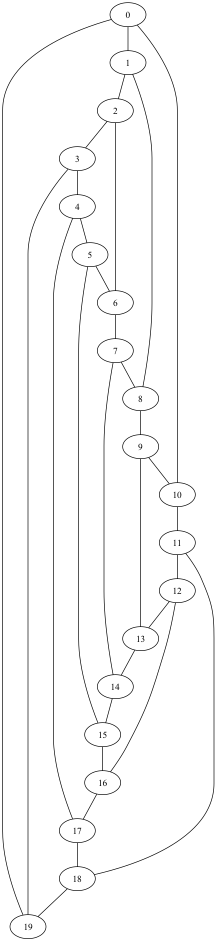
#> input picture Lab1-NetworkSci-PSN/data/file_dot.png, 433 x 1883 px, found by its file name (shown at 1/2 size)
$ jupyter execute --allow-errors 01-networkx-tutorial.ipynb   (shell and % lines are left out)
#> lines starting #> are read from the running program, lines starting #| are printed output that depends on the picture
**Lab1:  01-networkx-tutorial.ipynb**   ( ELMED219 / BMED365 )

[](https://colab.research.google.com/github/MMIV-ML/ELMED219-2025/blob/main/Lab1-NetworkSci-PSN/notebooks/01-networkx-tutorial.ipynb)

Last updated: 2025-01-05,  A. Lundervold

Using the `elemd219-2025`conda environment

This guide, modified from the official [NetworkX](https://github.com/networkx/networkx) [tutorial](https://networkx.org/documentation/latest/tutorial.html) ([LICENSE.txt](https://github.com/networkx/networkx/blob/main/LICENSE.txt)), can help you start working with NetworkX and graphs in Python. It assumes that you have a basic knowledge of Python and graphs. If you are new to Python, you may want to check out the [Python tutorial](https://docs.python.org/3/tutorial/index.html) first.

### Check if Colab

[cell 1]
# This is a quick check of whether the notebook is currently running on Google Colaboratory
# as that makes some difference for the code below.
# We'll do this in every notebook of the course.

try:
    import google.colab
    # If this statement executes without error, you're in a Colab environment.
    is_colab = True
    print("Running in Google Colab.")
except ImportError:
    # An ImportError means you're not in a Colab environment.
    is_colab = False
    print("Not running in Google Colab.")

[cell 2]
import networkx as nx
print(f'networkx: {nx.__version__}')

## Tutorial

This guide, modified from the official [NetworkX](https://github.com/networkx/networkx) [tutorial](https://networkx.org/documentation/latest/tutorial.html) ([LICENSE.txt](https://github.com/networkx/networkx/blob/main/LICENSE.txt)), can help you start working with NetworkX

### Creating a graph

Create an empty graph with no nodes and no edges.

[cell 3]
G = nx.Graph()

By definition, a `Graph` is a collection of nodes (vertices) along with
identified pairs of nodes (called edges, links, etc).  In NetworkX, nodes can
be any [hashable](https://docs.python.org/3/glossary.html#term-hashable) object e.g., a text string, an image, an XML object,
another Graph, a customized node object, etc.

# Nodes

The graph `G` can be grown in several ways.  NetworkX includes many
graph generator functions and
facilities to read and write graphs in many formats.
To get started though we’ll look at simple manipulations.  You can add one node
at a time,

[cell 4]
G.add_node(1)

or add nodes from any [iterable](https://docs.python.org/3/glossary.html#term-iterable) container, such as a list

[cell 5]
G.add_nodes_from([2, 3])

You can also add nodes along with node
attributes if your container yields 2-tuples of the form
`(node, node_attribute_dict)`:

```
>>> G.add_nodes_from([
...     (4, {"color": "red"}),
...     (5, {"color": "green"}),
... ])
```

Node attributes are discussed further below.

Nodes from one graph can be incorporated into another:

[cell 6]
H = nx.path_graph(10)
G.add_nodes_from(H)

`G` now contains the nodes of `H` as nodes of `G`.
In contrast, you could use the graph `H` as a node in `G`.

[cell 7]
G.add_node(H)

The graph `G` now contains `H` as a node.  This flexibility is very powerful as
it allows graphs of graphs, graphs of files, graphs of functions and much more.
It is worth thinking about how to structure your application so that the nodes
are useful entities.  Of course you can always use a unique identifier in `G`
and have a separate dictionary keyed by identifier to the node information if
you prefer.

# Edges

`G` can also be grown by adding one edge at a time,

[cell 8]
G.add_edge(1, 2)
e = (2, 3)
G.add_edge(*e)  # unpack edge tuple*

by adding a list of edges,

[cell 9]
G.add_edges_from([(1, 2), (1, 3)])

or by adding any ebunch of edges.  An *ebunch* is any iterable
container of edge-tuples.  An edge-tuple can be a 2-tuple of nodes or a 3-tuple
with 2 nodes followed by an edge attribute dictionary, e.g.,
`(2, 3, {'weight': 3.1415})`.  Edge attributes are discussed further
below.

[cell 10]
G.add_edges_from(H.edges)

There are no complaints when adding existing nodes or edges. For example,
after removing all nodes and edges,

[cell 11]
G.clear()

we add new nodes/edges and NetworkX quietly ignores any that are
already present.

[cell 12]
G.add_edges_from([(1, 2), (1, 3)])
G.add_node(1)
G.add_edge(1, 2)
G.add_node("spam")        # adds node "spam"
G.add_nodes_from("spam")  # adds 4 nodes: 's', 'p', 'a', 'm'
G.add_edge(3, 'm')

At this stage the graph `G` consists of 8 nodes and 3 edges, as can be seen by:

[cell 13]
G.number_of_nodes()
G.number_of_edges()

[cell 14]
DG = nx.DiGraph()
DG.add_edge(2, 1)   # adds the nodes in order 2, 1
DG.add_edge(1, 3)
DG.add_edge(2, 4)
DG.add_edge(1, 2)
assert list(DG.successors(2)) == [1, 4]
assert list(DG.edges) == [(2, 1), (2, 4), (1, 3), (1, 2)]

# Examining elements of a graph

We can examine the nodes and edges. Four basic graph properties facilitate
reporting: `G.nodes`, `G.edges`, `G.adj` and `G.degree`.  These
are set-like views of the nodes, edges, neighbors (adjacencies), and degrees
of nodes in a graph. They offer a continually updated read-only view into
the graph structure. They are also dict-like in that you can look up node
and edge data attributes via the views and iterate with data attributes
using methods `.items()`, `.data()`.
If you want a specific container type instead of a view, you can specify one.
Here we use lists, though sets, dicts, tuples and other containers may be
better in other contexts.

[cell 15]
list(G.nodes)
list(G.edges)
list(G.adj[1])  # or list(G.neighbors(1))
G.degree[1]  # the number of edges incident to 1

One can specify to report the edges and degree from a subset of all nodes
using an nbunch. An *nbunch* is any of: `None` (meaning all nodes),
a node, or an iterable container of nodes that is not itself a node in the
graph.

[cell 16]
G.edges([2, 'm'])
G.degree([2, 3])

# Removing elements from a graph

One can remove nodes and edges from the graph in a similar fashion to adding.
Use methods
`Graph.remove_node()`,
`Graph.remove_nodes_from()`,
`Graph.remove_edge()`
and
`Graph.remove_edges_from()`, e.g.

[cell 17]
G.remove_node(2)
G.remove_nodes_from("spam")
list(G.nodes)
G.remove_edge(1, 3)

# Using the graph constructors

Graph objects do not have to be built up incrementally - data specifying
graph structure can be passed directly to the constructors of the various
graph classes.
When creating a graph structure by instantiating one of the graph
classes you can specify data in several formats.

[cell 18]
G.add_edge(1, 2)
H = nx.DiGraph(G)  # create a DiGraph using the connections from G
list(H.edges())
edgelist = [(0, 1), (1, 2), (2, 3)]
H = nx.Graph(edgelist)  # create a graph from an edge list
list(H.edges())
adjacency_dict = {0: (1, 2), 1: (0, 2), 2: (0, 1)}
H = nx.Graph(adjacency_dict)  # create a Graph dict mapping nodes to nbrs
list(H.edges())

# What to use as nodes and edges

You might notice that nodes and edges are not specified as NetworkX
objects.  This leaves you free to use meaningful items as nodes and
edges. The most common choices are numbers or strings, but a node can
be any hashable object (except `None`), and an edge can be associated
with any object `x` using `G.add_edge(n1, n2, object=x)`.

As an example, `n1` and `n2` could be protein objects from the RCSB Protein
Data Bank, and `x` could refer to an XML record of publications detailing
experimental observations of their interaction.

We have found this power quite useful, but its abuse
can lead to surprising behavior unless one is familiar with Python.
If in doubt, consider using `convert_node_labels_to_integers()` to obtain
a more traditional graph with integer labels.

# Accessing edges and neighbors

In addition to the views `Graph.edges`, and `Graph.adj`,
access to edges and neighbors is possible using subscript notation.

[cell 19]
G = nx.Graph([(1, 2, {"color": "yellow"})])
G[1]  # same as G.adj[1]
G[1][2]
G.edges[1, 2]

You can get/set the attributes of an edge using subscript notation
if the edge already exists.

[cell 20]
G.add_edge(1, 3)
G[1][3]['color'] = "blue"
G.edges[1, 2]['color'] = "red"
G.edges[1, 2]

Fast examination of all (node, adjacency) pairs is achieved using
`G.adjacency()`, or `G.adj.items()`.
Note that for undirected graphs, adjacency iteration sees each edge twice.

[cell 21]
FG = nx.Graph()
FG.add_weighted_edges_from([(1, 2, 0.125), (1, 3, 0.75), (2, 4, 1.2), (3, 4, 0.375)])
for n, nbrs in FG.adj.items():
   for nbr, eattr in nbrs.items():
       wt = eattr['weight']
       if wt < 0.5: print(f"({n}, {nbr}, {wt:.3})")

Convenient access to all edges is achieved with the edges property.

[cell 22]
for (u, v, wt) in FG.edges.data('weight'):
    if wt < 0.5:
        print(f"({u}, {v}, {wt:.3})")

# Adding attributes to graphs, nodes, and edges

Attributes such as weights, labels, colors, or whatever Python object you like,
can be attached to graphs, nodes, or edges.

Each graph, node, and edge can hold key/value attribute pairs in an associated
attribute dictionary (the keys must be hashable).  By default these are empty,
but attributes can be added or changed using `add_edge`, `add_node` or direct
manipulation of the attribute dictionaries named `G.graph`, `G.nodes`, and
`G.edges` for a graph `G`.

## Graph attributes

Assign graph attributes when creating a new graph

[cell 23]
G = nx.Graph(day="Friday")
G.graph

Or you can modify attributes later

[cell 24]
G.graph['day'] = "Monday"
G.graph

# Node attributes

Add node attributes using `add_node()`, `add_nodes_from()`, or `G.nodes`

[cell 25]
G.add_node(1, time='5pm')
G.add_nodes_from([3], time='2pm')
G.nodes[1]
G.nodes[1]['room'] = 714
G.nodes.data()

Note that adding a node to `G.nodes` does not add it to the graph, use
`G.add_node()` to add new nodes. Similarly for edges.

# Edge Attributes

Add/change edge attributes using `add_edge()`, `add_edges_from()`,
or subscript notation.

[cell 26]
G.add_edge(1, 2, weight=4.7 )
G.add_edges_from([(3, 4), (4, 5)], color='red')
G.add_edges_from([(1, 2, {'color': 'blue'}), (2, 3, {'weight': 8})])
G[1][2]['weight'] = 4.7
G.edges[3, 4]['weight'] = 4.2

The special attribute `weight` should be numeric as it is used by
algorithms requiring weighted edges.

 Directed graphs

The `DiGraph` class provides additional methods and properties specific
to directed edges, e.g.,
`DiGraph.out_edges`, `DiGraph.in_degree`,
`DiGraph.predecessors`, `DiGraph.successors` etc.
To allow algorithms to work with both classes easily, the directed versions of
`neighbors` is equivalent to
`successors` while `degree` reports the sum
of `in_degree` and `out_degree` even though that may feel inconsistent at times.

[cell 27]
DG = nx.DiGraph()
DG.add_weighted_edges_from([(1, 2, 0.5), (3, 1, 0.75)])
DG.out_degree(1, weight='weight')
DG.degree(1, weight='weight')
list(DG.successors(1))
list(DG.neighbors(1))

Some algorithms work only for directed graphs and others are not well
defined for directed graphs.  Indeed the tendency to lump directed
and undirected graphs together is dangerous.  If you want to treat
a directed graph as undirected for some measurement you should probably
convert it using `Graph.to_undirected()` or with

[cell 28]
H = nx.Graph(G)  # create an undirected graph H from a directed graph G

# Multigraphs

NetworkX provides classes for graphs which allow multiple edges
between any pair of nodes.  The `MultiGraph` and
`MultiDiGraph`
classes allow you to add the same edge twice, possibly with different
edge data.  This can be powerful for some applications, but many
algorithms are not well defined on such graphs.
Where results are well defined,
e.g., `MultiGraph.degree()` we provide the function.  Otherwise you
should convert to a standard graph in a way that makes the measurement
well defined.

[cell 29]
MG = nx.MultiGraph()
MG.add_weighted_edges_from([(1, 2, 0.5), (1, 2, 0.75), (2, 3, 0.5)])
dict(MG.degree(weight='weight'))
GG = nx.Graph()
for n, nbrs in MG.adjacency():
   for nbr, edict in nbrs.items():
       minvalue = min([d['weight'] for d in edict.values()])
       GG.add_edge(n, nbr, weight = minvalue)

nx.shortest_path(GG, 1, 3)

# Graph generators and graph operations

In addition to constructing graphs node-by-node or edge-by-edge, they
can also be generated by

#### 1. Applying classic graph operations, such as:

#### 2. Using a call to one of the classic small graphs, e.g.,

#### 3. Using a (constructive) generator for a classic graph, e.g.,

like so:

[cell 30]
K_5 = nx.complete_graph(5)
K_3_5 = nx.complete_bipartite_graph(3, 5)
barbell = nx.barbell_graph(10, 10)
lollipop = nx.lollipop_graph(10, 20)

#### 4. Using a stochastic graph generator, e.g,

like so:

[cell 31]
er = nx.erdos_renyi_graph(100, 0.15)
ws = nx.watts_strogatz_graph(30, 3, 0.1)
ba = nx.barabasi_albert_graph(100, 5)
red = nx.random_lobster(100, 0.9, 0.9)

####  5. Reading a graph stored in a file using common graph formats

NetworkX supports many popular formats, such as edge lists, adjacency lists,
**GML**, GraphML, LEDA and others.

**GML** (Graph Modelling Language) is a hierarchical ASCII-based file format for describing graphs. It's widely used in network analysis, graph theory, and other related fields.

GML's key features include:

- It's human-readable and fairly easy to generate or edit manually.
- It supports directed, undirected, and mixed graphs.
- It allows for hierarchical graph structures.
- It supports attributes on graphs, nodes, and edges.

Here's an example of what a simple GML file might look like:

[cell 32]
import networkx as nx

# Create a new graph
G = nx.Graph()

# Add nodes with labels
G.add_node(1, label="Node 1")
G.add_node(2, label="Node 2")

# Add edge with label
G.add_edge(1, 2, label="Edge from Node 1 to Node 2")

if is_colab:
    # For Colab, first create a data directory if it doesn't exist
    !mkdir -p data

    # Write to GML file (using a path relative to Colab's working directory)
    nx.write_gml(G, "data/example.gml")

    # To read it back
    G_loaded = nx.read_gml("data/example.gml")

    # If you need to access the files later, you could save to Google Drive:
    #from google.colab import drive
    #drive.mount('/content/drive')

    # Write to Google Drive
    #nx.write_gml(G, "/content/drive/MyDrive/data/example.gml")

    # Read from Google Drive
    #G_loaded = nx.read_gml("/content/drive/MyDrive/data/example.gml")
else:
    # For local, write to GML file (using a path relative to the notebook's directory)
    nx.write_gml(G, "../data/example.gml")

    # To read it back
    G_loaded = nx.read_gml("../data/example.gml")

The GML format you showed would be stored in a text file (example.gml) and would look like this:

```bash
graph [
  node [
    id 1
    label "Node 1"
  ]
  node [
    id 2
    label "Node 2"
  ]
  edge [
    source 1
    target 2
    label "Edge from Node 1 to Node 2"
  ]
]
```

This GML file describes a graph with two nodes and one edge. Each node and the edge have an associated label.

[cell 33]
if is_colab:
    # For Colab, first ensure data directory exists
    !mkdir -p data

    # Write to GML file in Colab's working directory
    nx.write_gml(red, "data/red_gml_file.txt")

    # Read from the file
    mygraph = nx.read_gml("data/red_gml_file.txt")
else:
    # For local, write to GML file (using a path relative to the notebook's directory)
    nx.write_gml(red, "../data/red_gml_file.txt")
    mygraph = nx.read_gml("../data/red_gml_file.txt")

num_nodes = mygraph.number_of_nodes()
print(f"The graph has {num_nodes} nodes.")

For details on graph formats see Reading and writing graphs
and for graph generator functions see Graph generators

 Analyzing graphs

The structure of `G` can be analyzed using various graph-theoretic
functions such as:

[cell 34]
G = nx.Graph()
G.add_edges_from([(1, 2), (1, 3)])
G.add_node("spam")       # adds node "spam"
list(nx.connected_components(G))
sorted(d for n, d in G.degree())
nx.clustering(G)

Some functions with large output iterate over (node, value) 2-tuples.
These are easily stored in a [dict](https://docs.python.org/3/library/stdtypes.html#dict) structure if you desire.

[cell 35]
sp = dict(nx.all_pairs_shortest_path(G))
sp[3]

See Algorithms for details on graph algorithms
supported.

# Drawing graphs

NetworkX is not primarily a graph drawing package but basic drawing with
Matplotlib as well as an interface to use the open source Graphviz software
package are included.  These are part of the networkx.drawing
module and will be imported if possible.

First import Matplotlib’s plot interface (pylab works too)

[cell 36]
import matplotlib.pyplot as plt

To test if the import of `nx_pylab` was successful draw `G`
using one of

[cell 37]
G = nx.petersen_graph()
subax1 = plt.subplot(121)
nx.draw(G, with_labels=True, font_weight='bold')
subax2 = plt.subplot(122)
nx.draw_shell(G, nlist=[range(5, 10), range(5)], with_labels=True, font_weight='bold')
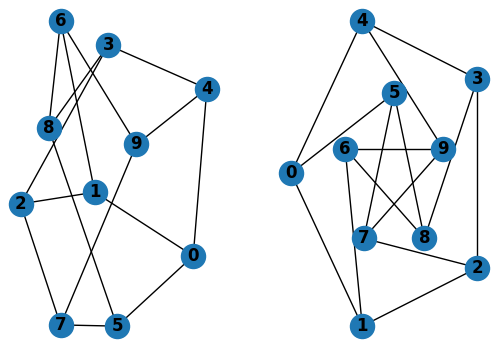
#> figure drawn by matplotlib, 2 panels

when drawing to an interactive display.  Note that you may need to issue a
Matplotlib

[cell 38]
plt.show()

command if you are not using matplotlib in interactive mode.

[cell 39]
options = {
    'node_color': 'black',
    'node_size': 100,
    'width': 3,
}
subax1 = plt.subplot(221)
nx.draw_random(G, **options)
subax2 = plt.subplot(222)
nx.draw_circular(G, **options)
subax3 = plt.subplot(223)
nx.draw_spectral(G, **options)
subax4 = plt.subplot(224)
nx.draw_shell(G, nlist=[range(5,10), range(5)], **options)
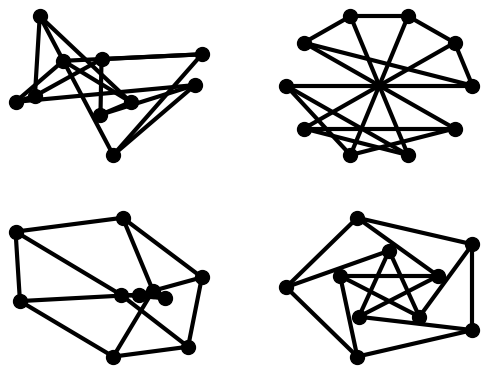
#> figure drawn by matplotlib, 4 panels

You can find additional options via `draw_networkx()` and
layouts via the `layout module`.
You can use multiple shells with `draw_shell()`.

[cell 40]
G = nx.dodecahedral_graph()
shells = [[2, 3, 4, 5, 6], [8, 1, 0, 19, 18, 17, 16, 15, 14, 7], [9, 10, 11, 12, 13]]
nx.draw_shell(G, nlist=shells, **options)
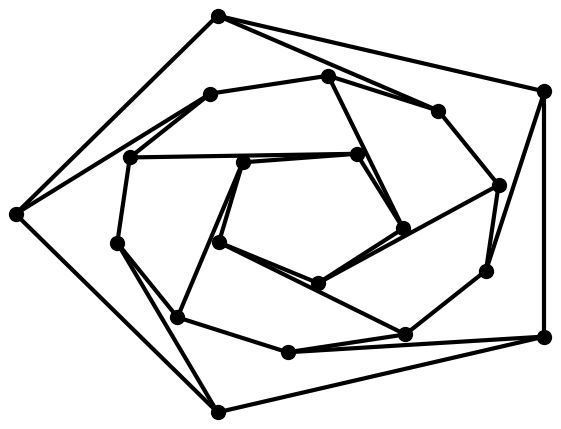
#> figure drawn by matplotlib, 1 panel

To save drawings to a file, use, for example

[cell 41]
nx.draw(G)
if is_colab:
    !mkdir -p data
    plt.savefig("data/path.png")
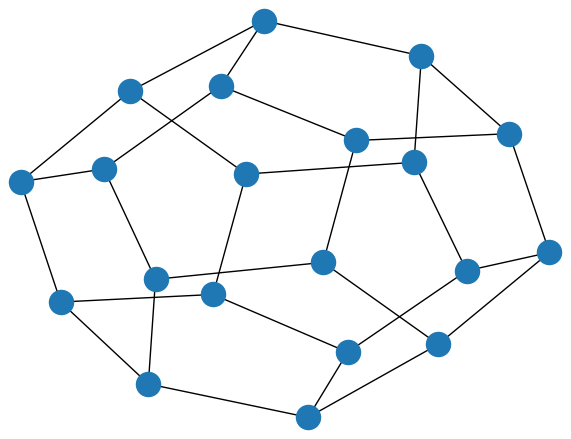
#> figure drawn by matplotlib, 1 panel
else:
    plt.savefig("../data/path.png")


This function writes to the file `path.png` in the local directory.

## Graphviz (optional)

### What is Graphviz?

Graphviz is open source graph visualization software. Graph visualization is a way of representing structural information as diagrams of abstract graphs and networks. It has important applications in networking, bioinformatics, software engineering, database and web design, machine learning, and in visual interfaces for other technical domains.

To get a **visual impresseion of what Graphviz can do**, see https://graphviz.org/gallery and https://graphviz.org/Documentation/dotguide.pdf.

**Installations**

If [Graphviz](https://www.graphviz.org) and
[PyGraphviz](https://github.com/pygraphviz/pygraphviz) or [pydot](https://github.com/pydot/pydot), are available on your system, <br>
you can also use
`networkx.drawing.nx_agraph.graphviz_layout` or `networkx.drawing.nx_pydot.graphviz_layout` <br>
to get the node positions, or write
the graph in [dot format](https://en.wikipedia.org/wiki/DOT_(graph_description_language)) for further processing.

For installation of Graphviz, see https://pygraphviz.github.io/documentation/stable/install.html, e.g.

MacOS:
> brew install graphviz

Ubuntu:
> sudo apt-get install graphviz graphviz-dev

Windows:
> conda install -c anaconda graphviz (not tested) <br>

After installation, you might need to add Graphviz to your system's PATH.<br>
You can do this by adding the path to the Graphviz bin folder (usually `C:\Users\{username}\Anaconda3\Library\bin\graphviz`) to your system's PATH environment variable.

**For installation of PyGraphviz and pydot**:
> conda activate elmed219-2025   <br>
> conda install --channel conda-forge pygraphviz <br>
> conda install --channel conda-forge pydot

or
> conda activate elmed219-2025   <br>
> pip install pygraphviz <br>
> pip install pydot

[cell 42]
if is_colab:
    !pip install pygraphviz
    !pip install pydot

[cell 43]
# You can check if Graphviz is installed by tryinh to run `dot` command:

[cell 44]
import pygraphviz
import pydot
print(f'pygraphviz: {pygraphviz.__version__}')
print(f'pydot: {pydot.__version__}')

[cell 45]
from networkx.drawing.nx_pydot import write_dot
#> (the rest of this cell did not finish here and is left out)

To read and draw a Graphiviz `.dot` file in Python, you can use `pydot` and `matpltlib` libraries, e.g.,

[cell 46]
import pydot
import matplotlib.pyplot as plt
import matplotlib.image as mpimg
import numpy as np
from scipy import ndimage

# Read the converted to png-file used by the system command that required Graphviz
if is_colab:
    img = mpimg.imread('data/file_dot.png')
#> img is the input picture: shape (1883, 433, 4) float32; mean R, G, B, A 0.975, 0.975, 0.975, 1
else:
    img = mpimg.imread('../data/file_dot.png')

# ALTERNATIVELY:
# ----
# Load .dot file and create a graph from it
#graphs = pydot.graph_from_dot_file('./assets/file.dot')
#graph = graphs[0]

# Create png from the graph
##graph.write_png('./assets/temp.png')

# Read the png file
#img = mpimg.imread('./assets/temp.png')
# -----

# Rotate the image 90 degrees
rotated_img = ndimage.rotate(img, 90)
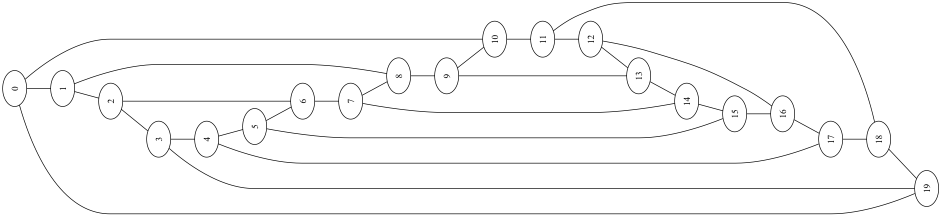
#> rotated_img: shape (433, 1883, 4) float32 (shown at 1/2 size); mean R, G, B, A 0.975, 0.975, 0.975, 1; transparent parts drawn white

# Normalize the pixel values
rotated_img = rotated_img / rotated_img.max()

# Clip the pixel values
rotated_img = np.clip(rotated_img, 0, 1)

# Display the rotated image
plt.figure(figsize=(10, 10))
imgplot = plt.imshow(rotated_img)
plt.axis('off')
plt.show()

$ run again, with Lab1-NetworkSci-PSN/data/path.png copied over Lab1-NetworkSci-PSN/data/file_dot.png
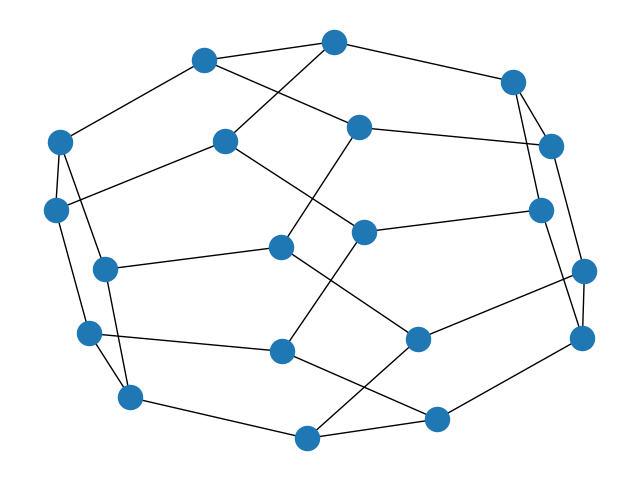
#> input picture Lab1-NetworkSci-PSN/data/path.png, 640 x 480 px, found by its file name
#> img is the input picture: shape (480, 640, 4) float32; mean R, G, B, A 0.955, 0.966, 0.974, 1
#> `rotated_img = ndimage.rotate(img, 90)`:
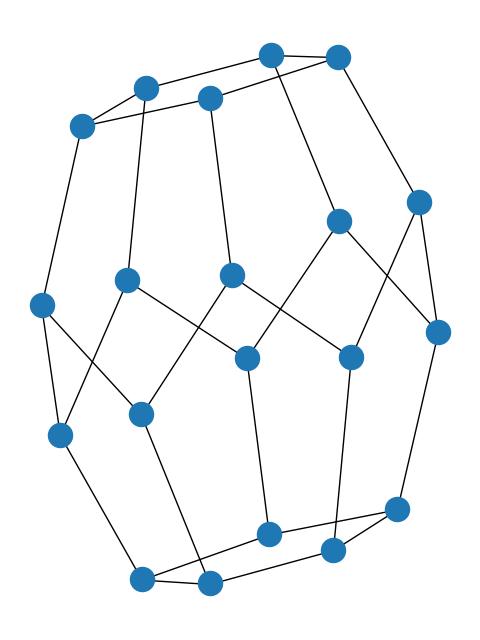
#> rotated_img: shape (640, 480, 4) float32; mean R, G, B, A 0.955, 0.966, 0.974, 1; drawn with min black and max white
